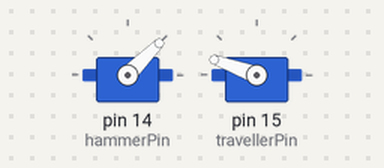
This sketch was run on a simulated Arduino Uno, built with avr-gcc and run on an emulated ATmega328P. Parts: 2 × servo.

Above: at 3.3 s.
At 5.3 s:
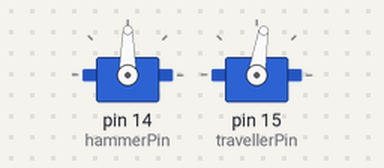
At 15.0 s:
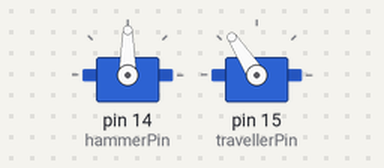
At 27.0 s:
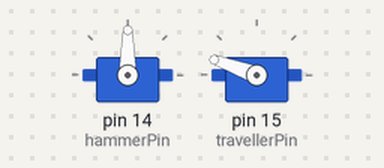
Timing chart, 0 to 40.0 s (numbered marks = the images above):
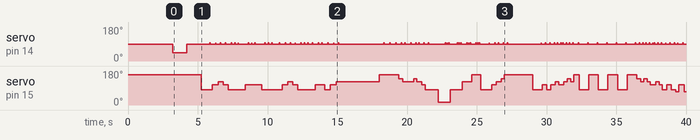

The sketch:

servotiger4x20LCD.ino
```cpp
// Make music with servos and a Tiger Xylopiano
// by John Plocher
// Application: several servos with wooden hammers


#define hammerPin    14        // pwm outputs for servos
#define travellerPin 15
#define rxPin         5        // rxPin is immaterial - not used - just make this an unused Arduino pin number
#define txPin        16        // pin 16 is analog pin 3, on a BBB just use a servo cable
#define hoverpos     90        // "hover" position...
#define LCDline0    "?x00?y0"
#define LCDline1    "?x00?y1"
#define LCDline0p16 "?x15?y0"


#include <SoftwareSerial.h>
#include <Servo.h>

Servo hammer, traveller;
SoftwareSerial serialLCD =  SoftwareSerial(rxPin, txPin);

void setup(){
   pinMode(txPin, OUTPUT);
   serialLCD.begin(9600);      // 9600 baud is chip comm speed
   delayServo(2000);           // pause to allow LCD to display welcome
   serialLCD.print("?G420");   // set display geometry,
   serialLCD.print("?B7f");    // set backlight to ff hex, maximum brightness
   delayServo(110);
   serialLCD.print("?f?c0");
   delayServo(100);
   serialLCD.print("?x00?y2   XyloTiger    ");
   serialLCD.print("?x00?y3by John Plocher ");

   hammer.attach(hammerPin);         hammer.write(hoverpos);
   traveller.attach(travellerPin);   traveller.write(hoverpos);
   Servo::refresh();
   quiesce();
}

void loop() {
   serialLCD.print(LCDline0);
   serialLCD.print("Now Playing...  ");

   // serialLCD.print(LCDline1); delayServo(100);
   // serialLCD.print("A Simple Scale  "); delayServo(100);
  // play("a b c d e f g A A2g2f2e2d2c2b2a  ");           // scale

   // serialLCD.print(LCDline1); serialLCD.print("Happy Birthday  ");
   //play("c4c2d6c6f6e82");
  // play("c4c2d6c6g6f82");
  // play("c4c2C6a6f6e6d62b4b2a6f6g6f");

   serialLCD.print(LCDline1);  serialLCD.print("Mary had a Lamb ");
   play("e2d2c2d2e2e2e8d2d2d8e2e2e8e2d2c2d2e2e2e4e2d2d2e2d2c  ");     // Mary had a little lamb

   serialLCD.print(LCDline1); serialLCD.print("Row Row Row Boat");
   play("a6a6a2bc6c2bc2de66AAAeeecccaaae2dc2ba6 "); // Row Row your boat
   //serialLCD.print(LCDline1); serialLCD.print("Ode to Joy      ");
   //play("e4e4f4g4g4f4e4d4c4c4d4e4e4d4d8e4e4f4g4g4f4e4d4c4c4d4e4d4c4c8  ");     // Ode to Joy
   serialLCD.print(LCDline1); serialLCD.print("Nano on bells   ");
   play("ededcddcbcaeaeaeabcbcddcdede");         // Arduino on Bells tune
   serialLCD.print(LCDline1);   serialLCD.print("Muzak           ");
   play("fdfdcdAdcgbcafafafgAeabcbcddcdfAdfgeca "); // Random...


   quiesce();

   serialLCD.print(LCDline0);
   serialLCD.print("Press RESET to  ");
   serialLCD.print(LCDline1);
   serialLCD.print("play it again.  ");

   while (1) { }    // Play thru the set ONLY ONCE each reset...
}

void play(char *s) {
  int l = strlen(s);
  char n;
  for (int x = 0; x < l; x++) {
     switch (s[x]) {
       // Produce each note - positions determined empiricly
       case 'a': travelto(160); strike(); break;
       case 'b': travelto(138); strike(); break;
       case 'c': travelto(123); strike(); break;
       case 'd': travelto(107); strike(); break;
       case 'e': travelto(81);  strike(); break;
       case 'f': travelto(70);  strike(); break;
       case 'g': travelto(58);  strike(); break;
       case 'A': travelto(15);  strike(); break;
       case ' ': delayServo(1000);
       case '8': delayServo(100);
       case '6': delayServo(100);
       case '4': delayServo(100);
       case '2': delayServo(100); break;
     }
     if ((s[x] >= 'a' && s[x] <= 'g') || s[x] == 'A') {
       n = s[x];
     } else {
       n = ' ';
     }
     serialLCD.print(LCDline0p16);
     serialLCD.print(n);
     serialLCD.print("?h");
  }
}

int traveltime(int lastpos, int thispos) {
  return (abs(lastpos - thispos) * 7) + 40;
}


// Move hammer to the right note position
void travelto(int n) {
    static int lasttravelto = ' ';
    traveller.write(n);
    delayServo(traveltime(lasttravelto, n));
    lasttravelto = n;
}

// Strike the note
void strike() {
    hammer.write(hoverpos + 7);
    delayServo(30);
    hammer.write(hoverpos);
    delayServo(50);
}

void quiesce() {
  travelto(160); // move hammer back to 'a'...
  hammer.write(hoverpos - 45 );  delayServo(1000);
  hammer.write(hoverpos);        delayServo(1000);
}

void delayServo(int t) {
  int x;
  Servo::refresh();
  for (x = 0; x < (t / 40); x++) {
    delay(40);
    Servo::refresh();
  }
  delay(t % 40);
  Servo::refresh();
}
```

Measured:
- by itself, servo on pin 15 (travellerPin): 160° → 81° at 5.3 s, → 107° 0.79 s later, → 123° 0.42 s later, → 107° 0.35 s later, … (60 changes in this stretch)
